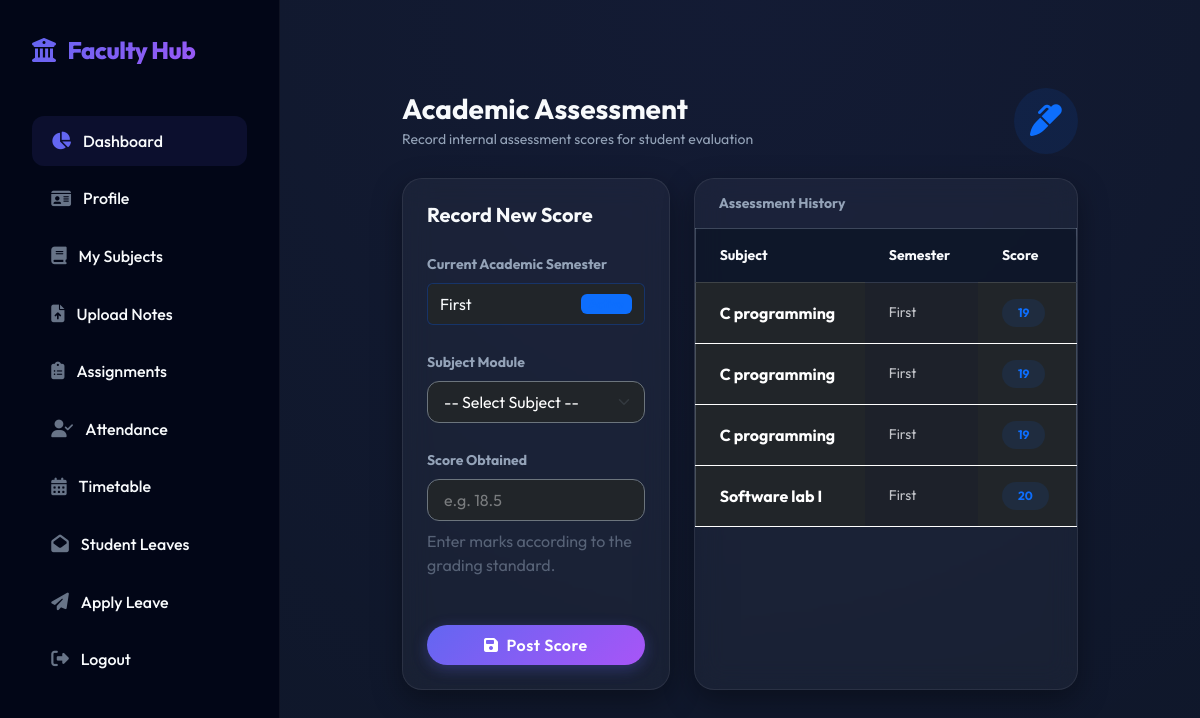
Page /Teacher/Addinternalmark/3/ on the committed database.
### Admin/models.py (models this page shows)
class tbl_semester(models.Model):
    semester_name=models.CharField(max_length=50)

class tbl_subject(models.Model):
    subject_name=models.CharField(max_length=100)
    course = models.ForeignKey(tbl_course,on_delete=models.CASCADE)
    semester = models.ForeignKey(tbl_semester,on_delete=models.CASCADE)

### Teacher/models.py (models this page shows)
class tbl_internalmark(models.Model):
    student=models.ForeignKey(tbl_student,on_delete=models.CASCADE)
    subject=models.ForeignKey(tbl_subject,on_delete=models.CASCADE)
    internal_score=models.CharField(max_length=50)
    internal_date = models.DateField(auto_now_add=True)
    class Meta:
        unique_together = ('student', 'subject')

### Teacher/views.py (the view)
# urls.py: path('Addinternalmark/<int:aid>/',views.Addinternalmark,name="Addinternalmark"),
def Addinternalmark(request, aid):
    student = tbl_student.objects.get(id=aid)
    current_classsem = tbl_classsem.objects.filter(assignclass=student.assignclass).last()
    current_sem = current_classsem.semester if current_classsem else None
    internaldata = tbl_internalmark.objects.filter(student=student)
    if request.method == "POST":
        score = request.POST.get("txt_internal")
        subject_id = request.POST.get("sel_subject")
        subject = tbl_subject.objects.get(id=subject_id)
        if current_sem and subject.semester != current_sem:
            return render(request, "Teacher/Internalmarks.html", {
                'msg': "Access Denied: You can only add marks for the student's CURRENT semester.",
                'current_sem': current_sem,
                'internaldata': internaldata,
                'aid': aid
            })
        tbl_internalmark.objects.create(
            internal_score=score,
            subject=subject,
            student=student
        )
        return render(request, "Teacher/Internalmarks.html", {
            'msg': "Internal Marks added successfully",
            'current_sem': current_sem,
            'internaldata': internaldata,
            'aid': aid
        })
    else:
        return render(request, "Teacher/Internalmarks.html", {
            'current_sem': current_sem,
            'internaldata': internaldata,
            'aid': aid
        })

### Teacher/context_processors.py (called while the page is built)
def teacher_sidebar_context(request):
    is_class_teacher = False
    tid = request.session.get('tid')
    if tid:
        try:
            teacher = tbl_teacher.objects.get(id=tid)
            is_class_teacher = tbl_assignclass.objects.filter(teacher=teacher).exists()
        except tbl_teacher.DoesNotExist:
            is_class_teacher = False
    return {
        'is_class_teacher': is_class_teacher
    }

### Teacher/Templates/Teacher/Internalmarks.html (shortened to what this page needs)
{% extends 'Teacher/Head.html' %}
{% load static %}
{% block content %}
<div class="container-fluid py-4">
    <div class="row pt-4 justify-content-center">
        <div class="col-lg-10">
            <div class="d-flex align-items-center justify-content-between mb-4">
                <div>
                    <h2 class="h3 fw-bold mb-1">Academic Assessment</h2>
                    <p class="text-muted small mb-0">Record internal assessment scores for student evaluation</p>
                </div>
                <div class="bg-primary bg-opacity-10 text-primary p-3 rounded-circle">
                    <i class="fas fa-marker fa-2x"></i>
                </div>
            </div>
            <div class="row g-4">
                <div class="col-lg-5">
                    <div class="card bg-white bg-opacity-5 border border-white border-opacity-10 rounded-4 shadow-sm h-100 animate-slideIn">
                        <div class="card-body p-4">
                            <h5 class="fw-bold mb-4">Record New Score</h5>
                            <form action="" method="post">
                                <div class="mb-4">
                                    <label class="form-label text-muted small fw-bold uppercase">Current Academic Semester</label>
                                    {% if current_sem %}
                                        <div class="form-control bg-dark border-primary border-opacity-25 text-white py-2 d-flex justify-content-between align-items-center">
                                            <span>{{ current_sem.semester_name }}</span>
                                            <span class="badge bg-primary bg-opacity-20 text-primary smaller">Active</span>
                                        </div>
                                    {% endif %}
                                </div>
                                <div class="mb-4">
                                    <label class="form-label text-muted small fw-bold uppercase">Subject Module</label>
                                    <select name="sel_subject" id="sel_subject" class="form-select bg-dark border-secondary text-white py-2" required>
                                        <option value="">-- Select Subject --</option>
                                    </select>
                                </div>
                                <div class="mb-4">
                                    <label class="form-label text-muted small fw-bold uppercase">Score Obtained</label>
                                    <input type="number" step="0.5" name="txt_internal" class="form-control bg-dark border-secondary text-white py-2" placeholder="e.g. 18.5" required>
                                    <div class="smaller text-muted mt-2 opacity-50">Enter marks according to the grading standard.</div>
                                </div>
                                <div class="d-grid mt-5">
                                    <button type="submit" class="btn btn-primary py-2 rounded-pill shadow-sm">
                                        <i class="fas fa-save me-2"></i>Post Score
                                    </button>
                                </div>
                            </form>
                        </div>
                    </div>
                </div>
                <div class="col-lg-7">
                    <div class="card bg-white bg-opacity-5 border border-white border-opacity-10 rounded-4 shadow-sm h-100 animate-fadeIn">
                        <div class="card-header bg-white bg-opacity-5 py-3 px-4 border-0">
                            <h5 class="mb-0 fw-bold small text-muted uppercase letter-spacing-1">Assessment History</h5>
                        </div>
                        <div class="table-responsive">
                            <table class="table table-dark table-hover mb-0 align-middle">
                                <thead class="bg-white bg-opacity-5">
                                    <tr>
                                        <th class="px-4 py-3 border-0 small text-muted uppercase">Subject</th>
                                        <th class="px-4 py-3 border-0 small text-muted uppercase">Semester</th>
                                        <th class="px-4 py-3 border-0 small text-muted uppercase">Score</th>
                                    </tr>
                                </thead>
                                <tbody>
                                    {% for i in internaldata %}
                                    <tr class="border-white border-opacity-5">
                                        <td class="px-4 py-3 fw-bold">{{ i.subject.subject_name }}</td>
                                        <td class="px-4 py-3 small opacity-75">{{ i.subject.semester.semester_name }}</td>
                                        <td class="px-4 py-3">
                                            <span class="badge bg-primary bg-opacity-10 text-primary px-3 py-2 rounded-pill fw-bold">
                                                {{ i.internal_score }}
                                            </span>
                                        </td>
                                    </tr>
                                    {% empty %}
                                    <tr>
                                        <td colspan="3" class="text-center py-5 text-muted">
                                            <p class="mb-0 opacity-50">No marks recorded for this student yet.</p>
                                        </td>
                                    </tr>
                                    {% endfor %}
                                </tbody>
                            </table>
                        </div>
                    </div>
                </div>
            </div>
        </div>
    </div>
</div>
{% endblock %}

### Teacher/Templates/Teacher/Head.html (style rules this page uses)
:root { --primary-color: #6366f1; --primary-hover: #4f46e5; --secondary-color: #10b981; --dark-bg: #0f172a; --card-bg: rgba(255, 255, 255, 0.05); --glass-border: rgba(255, 255, 255, 0.1); --text-main: #f8fafc; --text-muted: #94a3b8; }
body { font-family: 'Outfit', sans-serif; background-color: var(--dark-bg); color: var(--text-main); margin: 0; display: flex; }
.bg-white, .bg-light, .bg-transparent, .container, .container-fluid, .card-body, .main-panel, .content-wrapper, .modal-content { background-color: transparent !important; background: transparent !important; }
.card:not(.bg-primary):not(.bg-success):not(.bg-danger) { background: rgba(255, 255, 255, 0.04) !important; border: 1px solid rgba(255, 255, 255, 0.08) !important; color: #f8fafc !important; }
.animate-fadeIn, .animate-slideIn, .animate-slideUp, [class*="animate-"], .fade, .show { opacity: 1 !important; visibility: visible !important; transform: none !important; }
h1, h2, h3, h4, h5, h6, p, span, td, th, label, .form-label, strong, b { color: #f8fafc; }
body { color: var(--text-main); background-color: var(--dark-bg); }
h1, h2, h3, h4, h5, h6, label, p, td, th, span { color: var(--text-main); }
.text-muted { color: var(--text-muted) !important; }
input, select, textarea { color: #ffffff !important; background-color: rgba(255, 255, 255, 0.05) !important; border: 1px solid rgba(255, 255, 255, 0.15) !important; border-radius: 12px !important; padding: 0.75rem 1rem !important; }
input::placeholder { color: rgba(255, 255, 255, 0.4) !important; }
option { background-color: #1e293b; color: white; }
.card { background: rgba(255, 255, 255, 0.08) !important; backdrop-filter: blur(14px) !important; border: 1px solid rgba(255, 255, 255, 0.2) !important; border-radius: 20px !important; box-shadow: 0 10px 30px rgba(0, 0, 0, 0.35) !important; }
.table { color: #e2e8f0 !important; background: rgba(15, 23, 42, 0.75) !important; border-radius: 12px; border: 1px solid rgba(148, 163, 184, 0.35); }
.table th, .table td { vertical-align: middle; border-top: 1px solid rgba(226, 232, 240, 0.15); }
.table thead th { background: rgba(15, 23, 42, 0.85); color: #f8fafc !important; border-bottom: 2px solid rgba(99, 102, 241, 0.4); }
.btn-primary { background: linear-gradient(135deg, #6366f1, #a855f7) !important; border: none !important; box-shadow: 0 4px 15px rgba(99, 102, 241, 0.3) !important; transition: all 0.3s cubic-bezier(0.4, 0, 0.2, 1) !important; font-weight: 600 !important; letter-spacing: 0.5px !important; }

### rows in the picture
tbl_semester: semester_name "First"
tbl_internalmark: subject.subject_name "C programming", subject.semester.semester_name "First", internal_score "19"
tbl_internalmark: subject.subject_name "C programming", subject.semester.semester_name "First", internal_score "19"
tbl_internalmark: subject.subject_name "C programming", subject.semester.semester_name "First", internal_score "19"
tbl_internalmark: subject.subject_name "Software lab I", subject.semester.semester_name "First", internal_score "20"
